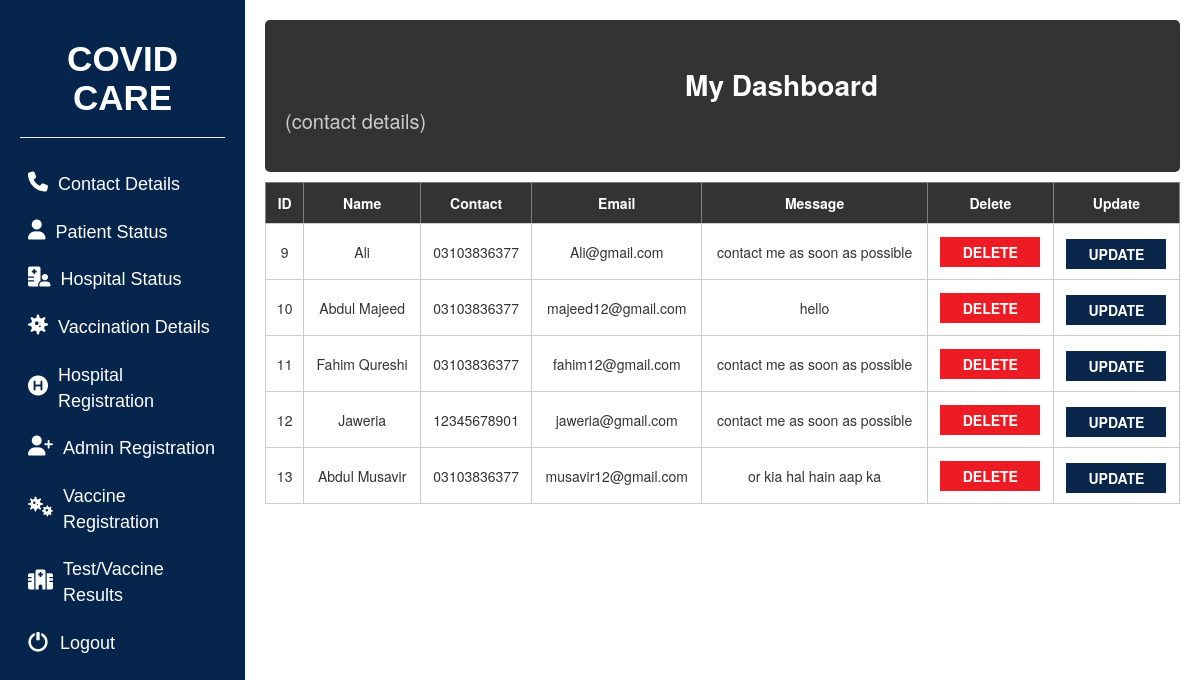
Screenshot of /contactdetails.php with the database file from the repository.
### tables this page shows
CREATE TABLE `tbl_contact` (
  `Id` int(11) NOT NULL,
  `Name` varchar(100) NOT NULL,
  `Contact` varchar(12) NOT NULL,
  `Email` varchar(100) NOT NULL,
  `Message` varchar(255) NOT NULL
);

### contactdetails.php (the view, shortened to what this page needs)
<?php
include('connection.php');
$aname = $_SESSION['adminname'];
?>
<!DOCTYPE html>
<html lang="en">
<head>
    <link rel="stylesheet" href="https://cdnjs.cloudflare.com/ajax/libs/font-awesome/6.4.2/css/all.min.css" />
    <link rel="stylesheet" href="./style2.css">
    <link rel="stylesheet" href="https://maxcdn.bootstrapcdn.com/bootstrap/3.4.0/css/bootstrap.min.css">
</head>
<body>
    <?php
        require_once 'sidebar.php';
    ?>
    <div class="main-content">
        <div class="header">
            <div class="title">
                <h2>My Dashboard</h2>
                <h3>
                    <?php echo $aname ?> (contact details)
                </h3>
            </div>
        </div>
        <div class="table-container">
            <table border="1">
                <thead>
                    <tr>
                        <th>ID</th>
                        <th>Name</th>
                        <th>Contact</th>
                        <th>Email</th>
                        <th>Message</th>
                        <th>Delete</th>
                        <th>Update</th>
                    </tr>
                </thead>
                <tbody>
        </div>
        <?php
        $query = "SELECT * FROM tbl_contact";
        $result = mysqli_query($con, $query);
        foreach ($result as $cid) {
            echo "<tr>";
            echo "<td>$cid[Id]</td>";
            echo "<td>$cid[Name]</td>";
            echo "<td>$cid[Contact]</td>";
            echo "<td>$cid[Email]</td>";
            echo "<td>$cid[Message]</td>";
            echo "<td><button class='delete-button'><a href='deletecontact.php?id=$cid[Id]'>Delete</a></button></td>";
            echo "<td><button class='update-button'><a href='updatecontact.php?id=$cid[Id]'>update</a></button></td>";
        }
        ?>

### style2.css (style rules this page uses)
* { margin: 0; padding: 0; box-sizing: border-box; }
body { display:flex; }
.main-content { padding: 20px; width: 100%; }
.header { display: flex; justify-content: space-between; align-items: center; width:100%; background-color:#333; border-radius:5px; padding: 20px; height:20%; }
.title { margin: 0; }
.title h2 { font-size: 28px; color: #fff; font-weight: 700; }
.title h3 { font-size: 20px; margin-top:1px; color: #ccc; }
.table-container { max-height: 500px; max-width: 1120px; overflow-x: auto; overflow-y: auto; }
.table-container table { border-collapse: collapse; width: 100%; margin-top:10px; overflow-y: auto; overflow-x: auto; }
.table-container th { background-color: #333; color: #fff; padding: 10px; text-align:center; }
.table-container td { border: 1px solid #ccc; padding: 10px; text-align:center; }
.delete-button { background-color:#ed1c24; color: #fff; border: none; padding: 5px 10px; cursor: pointer; width: 100px; font-weight: bold; text-transform: uppercase; }
.update-button { background-color:#0a264a; color: #FFFFFF; border: none; padding: 5px 10px; cursor: pointer; text-transform: uppercase; font-weight: bold; width: 100px; margin-top: 5px; }
button a { text-decoration: none; color: #fff; }

### contactdetails.php (style rules this page uses)
h2 { margin-left: 400px; }

### rows the page displays
tbl_contact: Id "9", Name "Ali", Contact "03103836377", Email "Ali@gmail.com", Message "contact me as soon as possible"
tbl_contact: Id "10", Name "Abdul Majeed", Contact "03103836377", Email "majeed12@gmail.com", Message "hello"
tbl_contact: Id "11", Name "Fahim Qureshi", Contact "03103836377", Email "fahim12@gmail.com", Message "contact me as soon as possible"
tbl_contact: Id "12", Name "Jaweria", Contact "12345678901", Email "jaweria@gmail.com", Message "contact me as soon as possible"
tbl_contact: Id "13", Name "Abdul Musavir", Contact "03103836377", Email "musavir12@gmail.com", Message "or kia hal hain aap ka"
